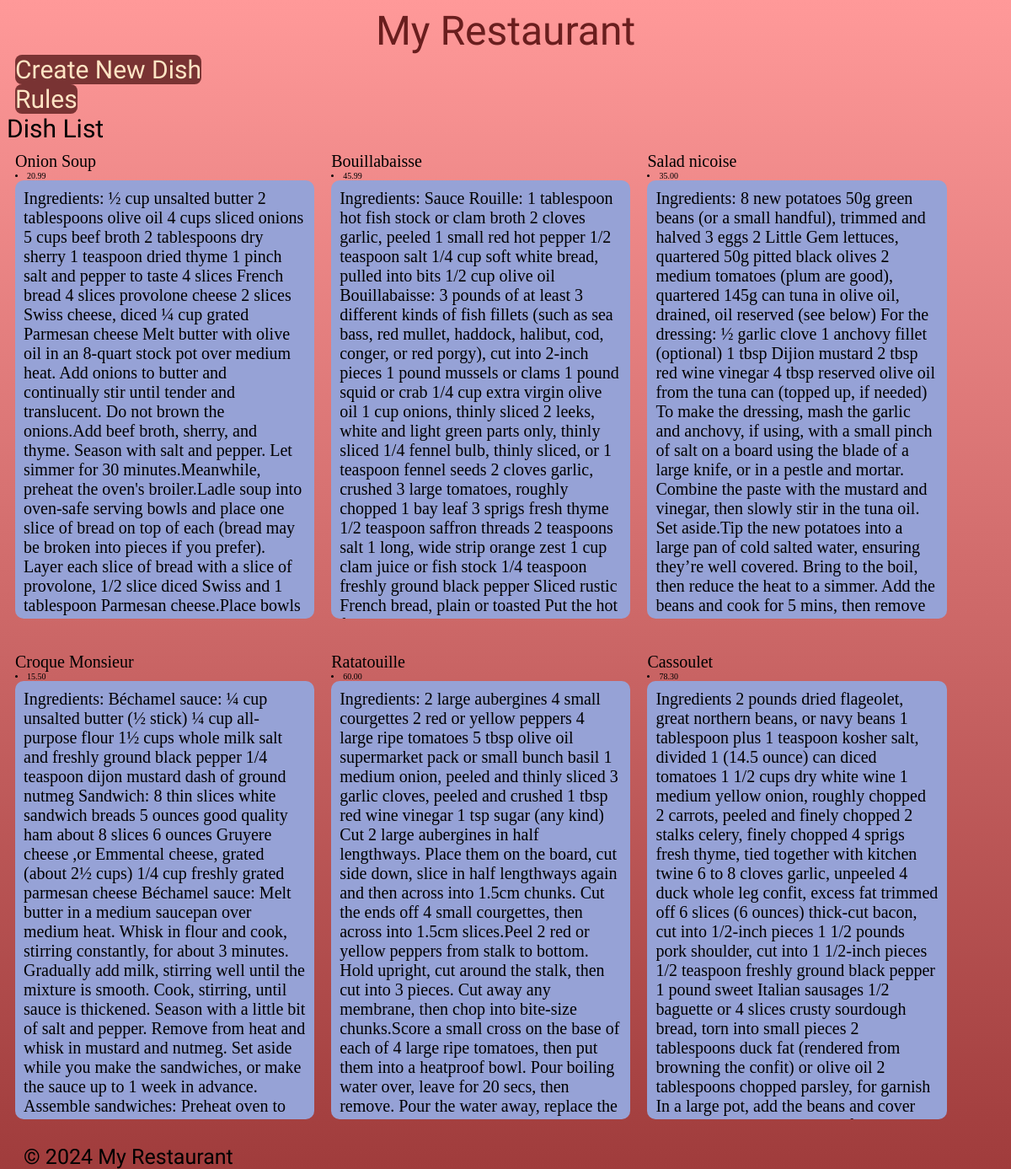
The page /restourant/ on the database its author committed.
### Restourant/models.py (models this page shows, shortened)
class Dish(models.Model):
    name = models.CharField(max_length=50)
    description = models.TextField()
    price = models.DecimalField(max_digits=6, decimal_places=2)
    dish_type = models.ForeignKey(DishType, on_delete=models.CASCADE, related_name="dishes")
    cooks = models.ManyToManyField(Cooker, related_name="dishes")

### Restourant/views.py (the view)
# urls.py: path('', DishListView.as_view(), name='dish_list'),
class DishListView(View):
    def get(self, request):
        dishes = Dish.objects.all()
        return render(request, "dish_list.html", {"dishes": dishes})

### Restourant/templates/dish_list.html
{% extends "base.html" %}
{% block content %}
    <nav>
            <span class="nav">
                <a href="{% url "create_dish" %}">Create New Dish</a>
            </span>
    </nav>
    <nav>
    <span class="nav">
        <a href="{% url "rules_list" %}">Rules</a>
    </span>
<h2>Dish List</h2>
{% if dishes %}
    {% for dish in dishes %}
      <div class="column">{{ dish.name }}
      <li>{{ dish.price }}</li>
      <div class="column-content">{{ dish.description }}</div>
    </div>
    {% endfor %}
{% else %}
  <p>No dishes available.</p>
{% endif %}
{% endblock %}

### Restourant/templates/base.html (shortened to what this page needs)
{% load static %}
<!DOCTYPE html>
<html lang="en">
<head>
    <link rel="stylesheet" href="{% static "css/style.css" %}">
</head>
<body>
    <header>
        <h1>{% block header %}My Restaurant{% endblock %}</h1>
    </header>
    <main>
        {% block content %}{% endblock %}
    </main>
    <footer class="footer">
        <p>&copy; 2024 My Restaurant</p>
    </footer>
</body>
</html>

### static/css/style.css (style rules this page uses)
html { height: 100%; margin: 0; padding: 0; }
h1 { text-align: center; font-size: 3rem; margin-bottom: 3rem; font-family: "Beth Ellen"; font-weight: 400; margin: 0; color: rgb(105, 30, 30); }
body { background: linear-gradient(to bottom, rgba(255, 153, 153, 1), rgb(160, 60, 60)); padding: 0; background-attachment: fixed; }
li { font-size: 10px; font-family: cursive; }
.column { float: left; width: 30%; padding: 10px; text-align: left; font-family: cursive; font-size: 20px; min-height: calc(80vh - 80px); overflow-y: auto; }
h2 { text-align: left; font-family: "Beth Ellen"; font-size: 30px; font-weight: 350; margin: 0; }
.column-content { overflow-y: auto; height: 500px; margin-bottom: 20px; font-family:cursive; background-color: rgb(150, 162, 214); padding: 10px; border-radius: 10px; scrollbar-width: thin; }
.nav { font-size: 30px; font-family: "dosis"; text-align: center; background-color: rgb(121, 51, 51); border-radius: 8px; margin: 10px; }
a { text-decoration: none; color: bisque; }
p { font-size: 25px; font-family: "Dosis"; }
.footer { height: 80px; width: 80%; position: sticky; bottom: 0; left: 0; margin: 20px; }

### rows shown on the page
Dish: name "Onion Soup", price "20.99", description "Ingredients: ½ cup unsalted butter 2 tablespoons olive oil 4 cups sliced onions 5 cups beef broth 2 tablespoons dry sherry 1 teaspoon dried thyme 1 pinch salt and pepper to taste 4 slices French bread 4 slices provolone cheese 2 slices Swiss cheese, diced ¼ cup grated Parmesan cheese Melt butter with olive oil in an 8-quart stock pot over medium heat. Add onions to butter and continually stir until tender and translucent. Do not brown the onions.Add beef broth, sherry, and thyme. Season with salt and pepper. Let simmer for 30 minutes.Meanwhile, preheat the oven's broiler.Ladle soup into oven-safe serving bowls and place one slice of bread on top of each (bread may be broken into pieces if…"
Dish: name "Bouillabaisse", price "45.99", description "Ingredients: Sauce Rouille: 1 tablespoon hot fish stock or clam broth 2 cloves garlic, peeled 1 small red hot pepper 1/2 teaspoon salt 1/4 cup soft white bread, pulled into bits 1/2 cup olive oil Bouillabaisse: 3 pounds of at least 3 different kinds of fish fillets (such as sea bass, red mullet, haddock, halibut, cod, conger, or red porgy), cut into 2-inch pieces 1 pound mussels or clams 1 pound squid or crab 1/4 cup extra virgin olive oil 1 cup onions, thinly sliced 2 leeks, white and light green parts only, thinly sliced 1/4 fennel bulb, thinly sliced, or 1 teaspoon fennel seeds 2 cloves garlic, crushed 3 large tomatoes, roughly chopped 1 bay leaf 3 sprigs fresh thyme 1/2 teaspoon saffron…"
Dish: name "Salad nicoise", price "35.00", description "Ingredients: 8 new potatoes 50g green beans (or a small handful), trimmed and halved 3 eggs 2 Little Gem lettuces, quartered 50g pitted black olives 2 medium tomatoes (plum are good), quartered 145g can tuna in olive oil, drained, oil reserved (see below) For the dressing: ½ garlic clove 1 anchovy fillet (optional) 1 tbsp Dijion mustard 2 tbsp red wine vinegar 4 tbsp reserved olive oil from the tuna can (topped up, if needed) To make the dressing, mash the garlic and anchovy, if using, with a small pinch of salt on a board using the blade of a large knife, or in a pestle and mortar. Combine the paste with the mustard and vinegar, then slowly stir in the tuna oil. Set aside.Tip the new…"
Dish: name "Croque Monsieur", price "15.50", description "Ingredients: Béchamel sauce: ¼ cup unsalted butter (½ stick) ¼ cup all-purpose flour 1½ cups whole milk salt and freshly ground black pepper 1/4 teaspoon dijon mustard dash of ground nutmeg Sandwich: 8 thin slices white sandwich breads 5 ounces good quality ham about 8 slices 6 ounces Gruyere cheese ,or Emmental cheese, grated (about 2½ cups) 1/4 cup freshly grated parmesan cheese Béchamel sauce: Melt butter in a medium saucepan over medium heat. Whisk in flour and cook, stirring constantly, for about 3 minutes. Gradually add milk, stirring well until the mixture is smooth. Cook, stirring, until sauce is thickened. Season with a little bit of salt and pepper. Remove from heat and whisk in…"
Dish: name "Ratatouille", price "60.00", description "Ingredients: 2 large aubergines 4 small courgettes 2 red or yellow peppers 4 large ripe tomatoes 5 tbsp olive oil supermarket pack or small bunch basil 1 medium onion, peeled and thinly sliced 3 garlic cloves, peeled and crushed 1 tbsp red wine vinegar 1 tsp sugar (any kind) Cut 2 large aubergines in half lengthways. Place them on the board, cut side down, slice in half lengthways again and then across into 1.5cm chunks. Cut the ends off 4 small courgettes, then across into 1.5cm slices.Peel 2 red or yellow peppers from stalk to bottom. Hold upright, cut around the stalk, then cut into 3 pieces. Cut away any membrane, then chop into bite-size chunks.Score a small cross on the base of each…"
Dish: name "Cassoulet", price "78.30", description "Ingredients 2 pounds dried flageolet, great northern beans, or navy beans 1 tablespoon plus 1 teaspoon kosher salt, divided 1 (14.5 ounce) can diced tomatoes 1 1/2 cups dry white wine 1 medium yellow onion, roughly chopped 2 carrots, peeled and finely chopped 2 stalks celery, finely chopped 4 sprigs fresh thyme, tied together with kitchen twine 6 to 8 cloves garlic, unpeeled 4 duck whole leg confit, excess fat trimmed off 6 slices (6 ounces) thick-cut bacon, cut into 1/2-inch pieces 1 1/2 pounds pork shoulder, cut into 1 1/2-inch pieces 1/2 teaspoon freshly ground black pepper 1 pound sweet Italian sausages 1/2 baguette or 4 slices crusty sourdough bread, torn into small pieces 2…"
